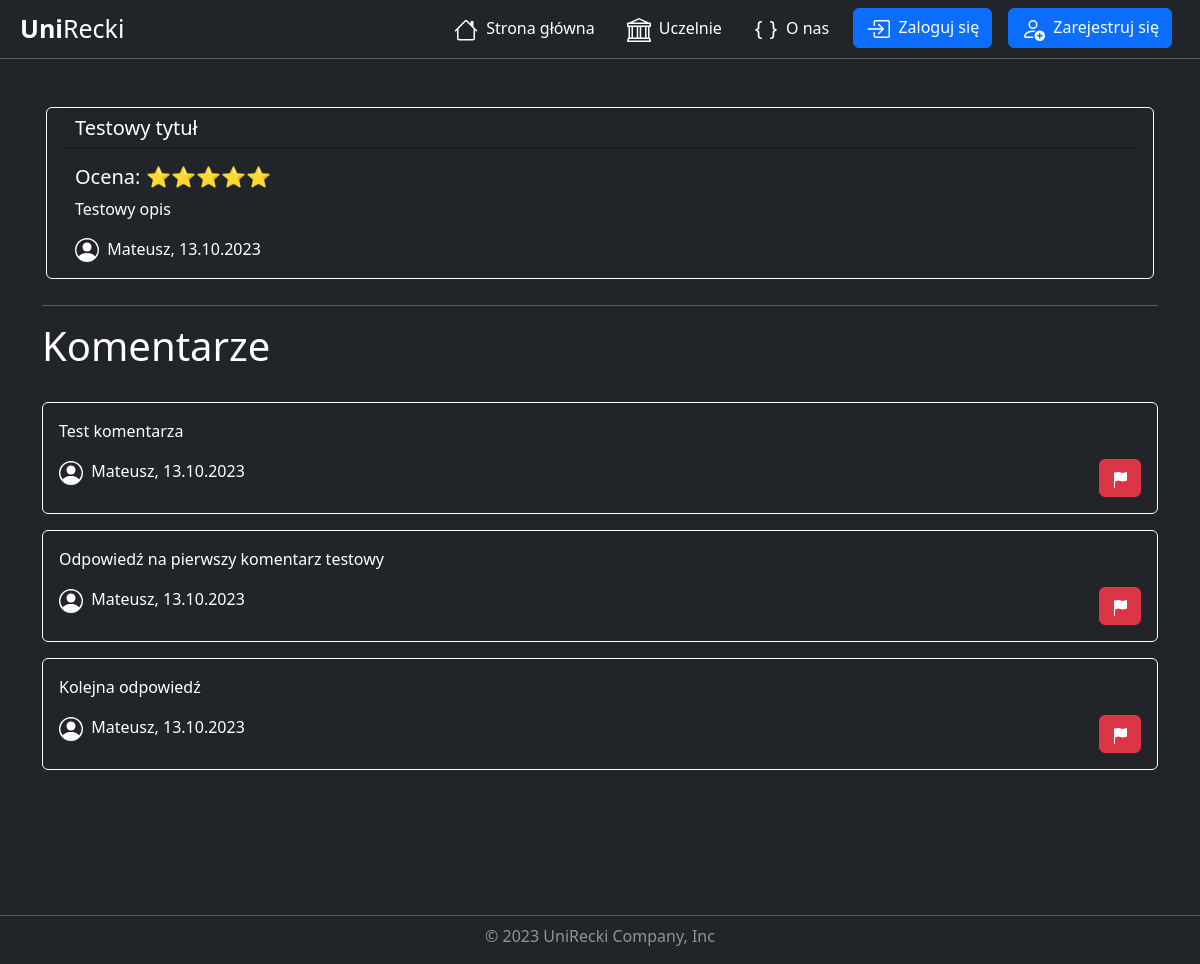
Screenshot of /university/review/39/ with the database file from the repository.
### universities/models.py (models this page shows, shortened)
class Review(models.Model):
    title = models.CharField( max_length=150)
    description = models.CharField( max_length=3000)
    rating = models.IntegerField(validators=[
            MaxValueValidator(5),
            MinValueValidator(1)
        ])
    add_date = models.DateTimeField(default=timezone.now, blank=True)
    university = models.ForeignKey(University, on_delete=models.CASCADE)
    user = models.ForeignKey(User, on_delete=models.CASCADE)
    users_like = models.ManyToManyField(User, related_name='images_liked', blank=True)
    active = models.BooleanField(default=True)
    class Meta:
        verbose_name = 'Review'
        verbose_name_plural = 'Reviews'

class Comment(models.Model):
    description = models.CharField( max_length=3000)
    add_date = models.DateTimeField(default=timezone.now, blank=True)
    review = models.ForeignKey(Review, on_delete=models.CASCADE)
    user = models.ForeignKey(User, on_delete=models.CASCADE)
    active = models.BooleanField(default=True)
    class Meta:
        verbose_name = 'Comment'
        verbose_name_plural = 'Comments'

### universities/views.py (the view)
# urls.py: path('review/<int:pk>/', views.ReviewDetailView.as_view(), name='review_detail'),
class ReviewDetailView(DetailView):
    model = Review
    template_name = 'universities/review_detail.html'
    context_object_name = 'review'
    def get_context_data(self, **kwargs):
        context = super().get_context_data(**kwargs)
        review = self.get_object()
        comments = review.comment_set.filter(active=True).order_by('add_date')
        context['comments'] = comments
        return context

### universities/templates/universities/review_detail.html (shortened to what this page needs)
{% extends "base.html" %}
{% load static %}
{% block css %}
    <link rel="stylesheet" href="{% static "universities/review_detail.css" %}">
{% endblock css %}
{% block content %}
    <div class="container mt-5">
        <div class="row mx-1">
            <div class="card bg-dark">
                <h5 class="card-header ">{{ review.title }}</h5>
                <div class="card-body">
                    <h5 class="card-title">
                        Ocena:
                        {% if review.rating == 5 %}
                            ⭐⭐⭐⭐⭐
                        {% elif review.rating == 4 %}
                            ⭐⭐⭐⭐☆
                        {% elif review.rating == 3 %}
                            ⭐⭐⭐☆☆
                        {% elif review.rating == 2 %}
                            ⭐⭐☆☆☆
                        {% elif review.rating == 1 %}
                            ⭐☆☆☆☆
                        {% endif %}
                    </h5>
                    <p class="card-text">{{ review.description }}</p>
                    <p class="card-text">
                        {{ review.user.username }}, {{ review.add_date|date:"d.m.Y" }}
                    </p>
                </div>
            </div>
        </div>
        <hr class="mt-3">
        <div class="row">
            <h1>Komentarze</h1>
        </div>
        <div class="row">
            <div class="container mt-2">
                {% for comment in comments %}
                    <div class="card bg-dark mt-3">
                        <div class="card-body">
                            <p class="card-text">{{ comment.description }}</p>
                            <div class="row">
                                <div class="col-6">
                                    <p class="card-text">
                                        {{ comment.user.username }}, {{ comment.add_date|date:"d.m.Y" }}
                                    </p>
                                </div>
                                <div class="col-6 d-flex justify-content-end align-items-end">
                                    <a href="{% url 'comment_report_create' review.pk comment.pk %}"
                                       title="Zgłoś komentarz"
                                       class="btn btn-danger">
                                    </a>
                                </div>
                            </div>
                        </div>
                    </div>
                {% empty %}
                    <p>Brak komentarzy dla tej opinii.</p>
                {% endfor %}
            </div>
        </div>
    </div>
{% endblock content %}

### static/styles.css (style rules this page uses)
body { color: white; }
h1 { color: white; }
a { color: white; }

### universities/static/universities/review_detail.css (style rules this page uses)
.card { color: white; border: 1px solid white; margin-bottom: 10px; }
hr { color: white; }

### rows the page displays
Review: title "Testowy tytuł", description "Testowy opis", user.username "Mateusz", add_date "13.10.2023"
Comment: description "Test komentarza", user.username "Mateusz", add_date "13.10.2023"
Comment: description "Odpowiedź na pierwszy komentarz testowy", user.username "Mateusz", add_date "13.10.2023"
Comment: description "Kolejna odpowiedź", user.username "Mateusz", add_date "13.10.2023"
